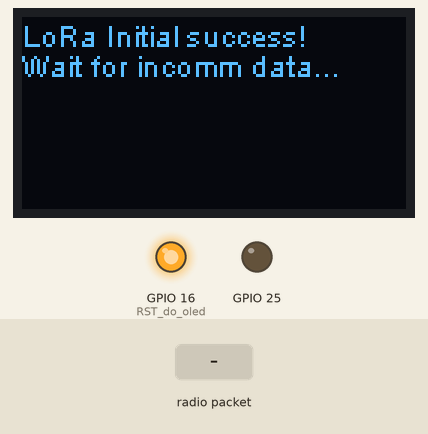
Bench run of a sketch on a simulated ESP32. Parts: 128×64 one-colour display, output pins drawn as LEDs (lit = HIGH). The test bench sets the inputs (shaded band). No radio packets arrive unless stated; what the sketch prints to the serial monitor is not drawn.

Above: at 3.7 s.
3.8 s: radio packet "1" arrives
At 4.5 s:
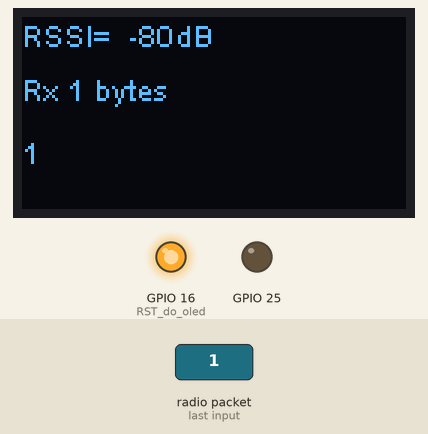
5.3 s: radio packet "0" arrives
At 5.7 s:
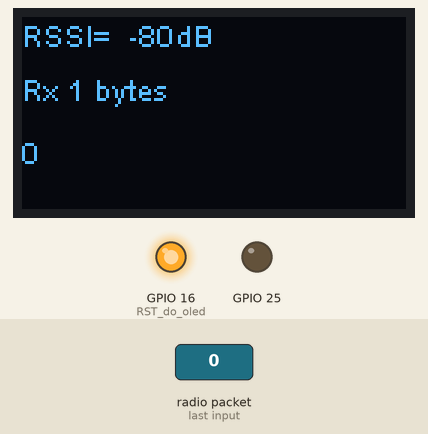
6.8 s: radio packet "2" arrives
Timing chart, 0 to 9.8 s (numbered marks = the images above; inputs shaded):
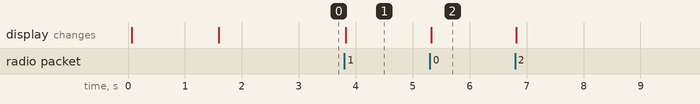

The sketch:

lora_receiver.ino
```cpp
#include <SPI.h>  //responsável pela comunicação serial
//#include <Serial.h>
#include <LoRa.h>  //responsável pela comunicação com o WIFI Lora
#include <Wire.h>  //responsável pela comunicação i2c
//#include <Adafruit_SSD1306.h> //responsável pela comunicação com o display
#include "SSD1306.h"
//#include "images.h" //contém o logo para usarmos ao iniciar o display

// Definição dos pinos
#define SCK 5 // GPIO5 -- SX127x's SCK
#define MISO 19 // GPIO19 -- SX127x's MISO
#define MOSI 27 // GPIO27 -- SX127x's MOSI
#define SS 18 // GPIO18 -- SX127x's CS
#define RST 14 // GPIO14 -- SX127x's RESET
#define DI00 26 // GPIO26 -- SX127x's IRQ (Interrupt Request)

#define BAND 915E6 //Frequencia do radio - podemos utilizar ainda : 433E6, 868E6, 915E6
#define PABOOST true

SSD1306 display(0x3c, 4, 15);
String rssi = "RSSI --";
String packSize = "--";
String packet ;

void setup(){
  Serial.begin(9600);
  //configura os pinos como saida
  pinMode(16,OUTPUT); //RST do oled
  pinMode(25,OUTPUT);
  digitalWrite(16, LOW); // reseta o OLED
  delay(50);
  digitalWrite(16, HIGH); // enquanto o OLED estiver ligado, GPIO16 deve estar HIGH

  display.init(); //inicializa o display
  display.flipScreenVertically();
  display.setFont(ArialMT_Plain_10); //configura a fonte para um tamanho maior

  //imprime o logo na tela
//  logo();

  delay(1500);
  display.clear();
  int status = LoRa.begin(BAND);
  while(!status) {
    display.clear();
    delay(50);
    display.drawString(0, 0, "erro ao iniciar LoRa");
    Serial.println(".");
    display.display();
    status = LoRa.begin(BAND);
  }

  display.drawString(0, 0, "LoRa Initial success!");
  display.drawString(0, 10, "Wait for incomm data...");
  display.display();
  delay(1000);

  Serial.println("sucesso inicial!!");
  LoRa.receive();

}

void loop() {

  //parsePacket: checa se um pacote foi recebido
  //retorno: tamanho do pacote em bytes. Se retornar 0 (ZERO) nenhum pacote foi recebido
  int packetSize = LoRa.parsePacket();
  //caso tenha recebido pacote chama a função para configurar os dados que serão mostrados em tela
  if (packetSize) {
    cbk(packetSize); //função responsável por recuperar o conteúdo do pacote recebido
    delay(10);
  }
  Serial.println("-->");
  Serial.println(packet);
}
void cbk(int packetSize) {
  packet ="";
  packSize = String(packetSize,DEC); //transforma o tamanho do pacote em String para imprimirmos
  for (int i = 0; i < packetSize; i++) {
    packet += (char) LoRa.read(); //recupera o dado recebido e concatena na variável "packet"
  }

  rssi = "RSSI=  " + String(LoRa.packetRssi(), DEC)+ "dB"; //configura a String de Intensidade de Sinal (RSSI)
  //mostrar dados em tela

  loraData();
}

//função responsável por configurar os dadosque serão exibidos em tela.
//RSSI : primeira linha
//RX packSize : segunda linha
//packet : terceira linha
void loraData(){
  display.clear();
  display.setTextAlignment(TEXT_ALIGN_LEFT);
  display.setFont(ArialMT_Plain_10);
  display.drawString(0 , 18 , "Rx "+ packSize + " bytes");
  Serial.println(packet);
  display.drawStringMaxWidth(0 , 39 , 128, packet);
  display.drawString(0, 0, rssi);
  display.display();
}
```

Measured:
- after the input at 3.8 s, the display: changes at once (image 1)
- after the input at 5.3 s, the display: changes at once (image 2)
